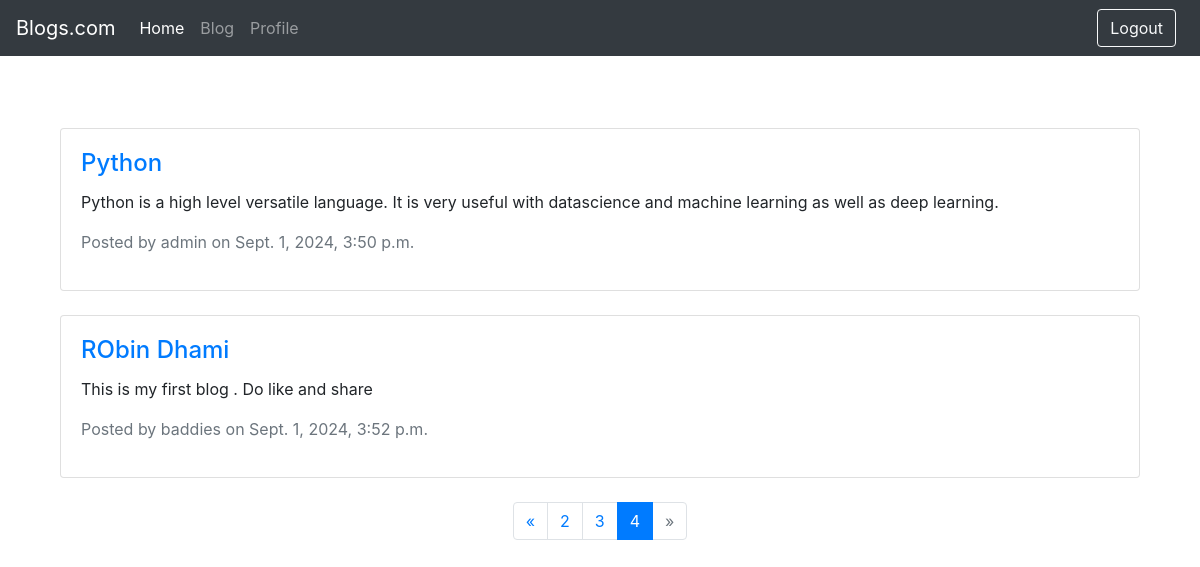
The app's page /post/?page=4 (signed in) with its own data.
### blog/models.py (models this page shows, shortened)
class post(models.Model):
    title = models.CharField(max_length=200)
    content = models.TextField()
    created_at = models.DateTimeField()
    author = models.ForeignKey(User, on_delete=models.CASCADE)

### blog/views.py (the view)
# urls.py: path('post/',page,name='post'),
@login_required(login_url='/login/')
def page(request):
    posts = post.objects.all()
    paginator = Paginator(posts, 2)  # Show 2 posts per page.
    page_number = request.GET.get('page')
    page_obj = paginator.get_page(page_number)
    context = {
        'page_obj': page_obj
    }
    return render(request, 'posts.html', context)

### blog/Templates/posts.html (shortened to what this page needs)
{% extends 'base.html' %}
{% block content %}
<div class="container mt-5">
    <div class="row">
        {% for post in page_obj %}
            <div class="col-md-12 mb-4">
                <div class="card">
                    <div class="card-body">
                        <h4 class="card-title">
                            <a href="">{{ post.title }}</a>
                        </h4>
                        <p class="card-text">{{ post.content|truncatewords:30 }}</p>
                        <p class="text-muted">Posted by {{ post.author.username }} on {{ post.created_at }}</p>
                    </div>
                </div>
            </div>
        {% endfor %}
    </div>
    <div class="row">
        <div class="col-md-12">
            <nav aria-label="Page navigation example">
                <ul class="pagination justify-content-center">
                    {% if page_obj.has_previous %}
                        <li class="page-item">
                            <a class="page-link" href="?page={{ page_obj.previous_page_number }}" aria-label="Previous">
                                <span aria-hidden="true">&laquo;</span>
                            </a>
                        </li>
                    {% else %}
                        <li class="page-item disabled">
                            <span class="page-link" aria-hidden="true">&laquo;</span>
                        </li>
                    {% endif %}
                    {% for num in page_obj.paginator.page_range %}
                        {% if page_obj.number == num %}
                            <li class="page-item active">
                                <span class="page-link">{{ num }}<span class="sr-only">(current)</span></span>
                            </li>
                        {% elif num > page_obj.number|add:'-3' and num < page_obj.number|add:'3' %}
                            <li class="page-item">
                                <a class="page-link" href="?page={{ num }}">{{ num }}</a>
                            </li>
                        {% endif %}
                    {% endfor %}
                    {% if page_obj.has_next %}
                        <li class="page-item">
                            <a class="page-link" href="?page={{ page_obj.next_page_number }}" aria-label="Next">
                                <span aria-hidden="true">&raquo;</span>
                            </a>
                        </li>
                    {% else %}
                        <li class="page-item disabled">
                            <span class="page-link" aria-hidden="true">&raquo;</span>
                        </li>
                    {% endif %}
                </ul>
            </nav>
        </div>
    </div>
</div>
{% endblock %}

### blog/Templates/base.html (style rules this page uses)
body { padding-top: 5rem; }

### records on screen
post: title "Python", content "Python is a high level versatile language. It is very useful with datascience and machine learning as well as deep learning.", author.username "admin", created_at "Sept. 1, 2024, 3:50 p.m."
post: title "RObin Dhami", content "This is my first blog . Do like and share", author.username "baddies", created_at "Sept. 1, 2024, 3:52 p.m."

### other values on screen
{{ num }} "2" "3"
{{ num }} "4"
